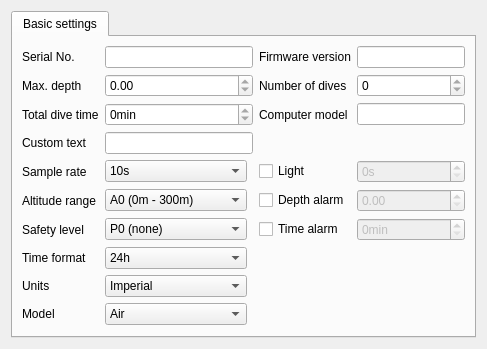
      <widget class="QWidget" name="page_vyper">
       <layout class="QVBoxLayout">
        <item>
         <widget class="QTabWidget" name="tabWidget2">
          <property name="currentIndex">
           <number>0</number>
          </property>
          <widget class="QWidget" name="basicSettings2">
           <attribute name="title">
            <string>Basic settings</string>
           </attribute>
           <layout class="QGridLayout" name="gridLayout_3">
            <item row="1" column="1" colspan="2">
             <widget class="QDoubleSpinBox" name="maxDepthDoubleSpinBox">
              <property name="sizePolicy">
               <sizepolicy hsizetype="Expanding" vsizetype="Fixed">
                <horstretch>1</horstretch>
                <verstretch>0</verstretch>
               </sizepolicy>
              </property>
              <property name="readOnly">
               <bool>true</bool>
              </property>
              <property name="maximum">
               <double>200.000000000000000</double>
              </property>
             </widget>
            </item>
            <item row="6" column="0">
             <widget class="QLabel">
              <property name="text">
               <string>Safety level</string>
              </property>
             </widget>
            </item>
            <item row="5" column="1">
             <widget class="QComboBox" name="altitudeRangeComboBox">
              <item>
               <property name="text">
                <string notr="true">A0 (0m - 300m)</string>
               </property>
              </item>
              <item>
               <property name="text">
                <string notr="true">A1 (300m - 1500m)</string>
               </property>
              </item>
              <item>
               <property name="text">
                <string notr="true">A2 (1500m - 3000m)</string>
               </property>
              </item>
             </widget>
            </item>
            <item row="5" column="0">
             <widget class="QLabel">
              <property name="text">
               <string>Altitude range</string>
              </property>
             </widget>
            </item>
            <item row="9" column="0">
             <widget class="QLabel">
              <property name="text">
               <string>Model</string>
              </property>
             </widget>
            </item>
            <item row="3" column="1" colspan="2">
             <widget class="QLineEdit" name="customTextLlineEdit_1">
              <property name="sizePolicy">
               <sizepolicy hsizetype="Expanding" vsizetype="Fixed">
                <horstretch>1</horstretch>
                <verstretch>0</verstretch>
               </sizepolicy>
              </property>
              <property name="maxLength">
               <number>30</number>
              </property>
             </widget>
            </item>
            <item row="1" column="3">
             <widget class="QLabel">
              <property name="text">
               <string>Number of dives</string>
              </property>
             </widget>
            </item>
            <item row="11" column="0">
             <spacer>
              <property name="orientation">
               <enum>Qt::Vertical</enum>
              </property>
              <property name="sizeHint" stdset="0">
               <size>
                <width>0</width>
                <height>0</height>
               </size>
              </property>
             </spacer>
            </item>
            <item row="0" column="0">
             <widget class="QLabel">
              <property name="text">
               <string>Serial No.</string>
              </property>
              <property name="buddy">
               <cstring>serialNoLineEdit_1</cstring>
              </property>
             </widget>
            </item>
            <item row="0" column="1" colspan="2">
             <widget class="QLineEdit" name="serialNoLineEdit_1">
              <property name="sizePolicy">
               <sizepolicy hsizetype="Expanding" vsizetype="Fixed">
                <horstretch>1</horstretch>
                <verstretch>0</verstretch>
               </sizepolicy>
              </property>
              <property name="readOnly">
               <bool>true</bool>
              </property>
             </widget>
            </item>
            <item row="0" column="3">
             <widget class="QLabel">
              <property name="text">
               <string>Firmware version</string>
              </property>
              <property name="buddy">
               <cstring>firmwareVersionLineEdit_1</cstring>
              </property>
             </widget>
            </item>
            <item row="0" column="4">
             <widget class="QLineEdit" name="firmwareVersionLineEdit_1">
              <property name="readOnly">
               <bool>true</bool>
              </property>
             </widget>
            </item>
            <item row="1" column="0">
             <widget class="QLabel">
              <property name="text">
               <string>Max. depth</string>
              </property>
             </widget>
            </item>
            <item row="1" column="4">
             <widget class="QSpinBox" name="numberOfDivesSpinBox">
              <property name="readOnly">
               <bool>true</bool>
              </property>
              <property name="maximum">
               <number>5000</number>
              </property>
             </widget>
            </item>
            <item row="3" column="0">
             <widget class="QLabel">
              <property name="text">
               <string>Custom text</string>
              </property>
              <property name="buddy">
               <cstring>customTextLlineEdit_1</cstring>
              </property>
             </widget>
            </item>
            <item row="9" column="1">
             <widget class="QComboBox" name="diveModeComboBox_1">
              <item>
               <property name="text">
                <string notr="true" extracomment="Suunto computer mode">Air</string>
               </property>
              </item>
              <item>
               <property name="text">
                <string notr="true" extracomment="Suunto computer mode">Nitrox</string>
               </property>
              </item>
              <item>
               <property name="text">
                <string notr="true" extracomment="Suunto computer mode">Gauge</string>
               </property>
              </item>
             </widget>
            </item>
            <item row="6" column="1">
             <widget class="QComboBox" name="personalSafetyComboBox">
              <item>
               <property name="text">
                <string extracomment="Suunto safety level">P0 (none)</string>
               </property>
              </item>
              <item>
               <property name="text">
                <string extracomment="Suunto safety level">P1 (medium)</string>
               </property>
              </item>
              <item>
               <property name="text">
                <string extracomment="Suunto safety level">P2 (high)</string>
               </property>
              </item>
             </widget>
            </item>
            <item row="4" column="0">
             <widget class="QLabel">
              <property name="text">
               <string>Sample rate</string>
              </property>
             </widget>
            </item>
            <item row="4" column="1">
             <widget class="QComboBox" name="samplingRateComboBox_1">
              <item>
               <property name="text">
                <string>10s</string>
               </property>
              </item>
              <item>
               <property name="text">
                <string>20s</string>
               </property>
              </item>
              <item>
               <property name="text">
                <string>30s</string>
               </property>
              </item>
              <item>
               <property name="text">
                <string>60s</string>
               </property>
              </item>
             </widget>
            </item>
            <item row="2" column="0">
             <widget class="QLabel">
              <property name="text">
               <string>Total dive time</string>
              </property>
             </widget>
            </item>
            <item row="2" column="3">
             <widget class="QLabel">
              <property name="text">
               <string>Computer model</string>
              </property>
             </widget>
            </item>
            <item row="2" column="4">
             <widget class="QLineEdit" name="modelLineEdit_1">
              <property name="readOnly">
               <bool>true</bool>
              </property>
             </widget>
            </item>
            <item row="2" column="1" colspan="2">
             <widget class="QSpinBox" name="totalTimeSpinBox">
              <property name="readOnly">
               <bool>true</bool>
              </property>
              <property name="suffix">
               <string>min</string>
              </property>
              <property name="minimum">
               <number>0</number>
              </property>
              <property name="maximum">
               <number>5000000</number>
              </property>
             </widget>
            </item>
            <item row="7" column="1">
             <widget class="QComboBox" name="timeFormatComboBox">
              <item>
               <property name="text">
                <string>24h</string>
               </property>
              </item>
              <item>
               <property name="text">
                <string>12h</string>
               </property>
              </item>
             </widget>
            </item>
            <item row="7" column="0">
             <widget class="QLabel">
              <property name="text">
               <string>Time format</string>
              </property>
             </widget>
            </item>
            <item row="8" column="0">
             <widget class="QLabel">
              <property name="text">
               <string>Units</string>
              </property>
             </widget>
            </item>
            <item row="8" column="1">
             <widget class="QComboBox" name="unitsComboBox_1">
              <item>
               <property name="text">
                <string>Imperial</string>
               </property>
              </item>
              <item>
               <property name="text">
                <string>Metric</string>
               </property>
              </item>
             </widget>
            </item>
            <item row="4" column="4">
             <widget class="QSpinBox" name="lightSpinBox">
              <property name="enabled">
               <bool>false</bool>
              </property>
              <property name="suffix">
               <string>s</string>
              </property>
             </widget>
            </item>
            <item row="4" column="3">
             <widget class="QCheckBox" name="lightCheckBox">
              <property name="text">
               <string>Light</string>
              </property>
             </widget>
            </item>
            <item row="5" column="4">
             <widget class="QDoubleSpinBox" name="alarmDepthDoubleSpinBox">
              <property name="enabled">
               <bool>false</bool>
              </property>
              <property name="maximum">
               <double>200.000000000000000</double>
              </property>
             </widget>
            </item>
            <item row="5" column="3">
             <widget class="QCheckBox" name="alarmDepthCheckBox">
              <property name="text">
               <string>Depth alarm</string>
              </property>
             </widget>
            </item>
            <item row="6" column="4">
             <widget class="QSpinBox" name="alarmTimeSpinBox">
              <property name="enabled">
               <bool>false</bool>
              </property>
              <property name="suffix">
               <string>min</string>
              </property>
              <property name="maximum">
               <number>999</number>
              </property>
             </widget>
            </item>
            <item row="6" column="3">
             <widget class="QCheckBox" name="alarmTimeCheckBox">
              <property name="text">
               <string>Time alarm</string>
              </property>
             </widget>
            </item>
           </layout>
          </widget>
         </widget>
        </item>
       </layout>
      </widget>
